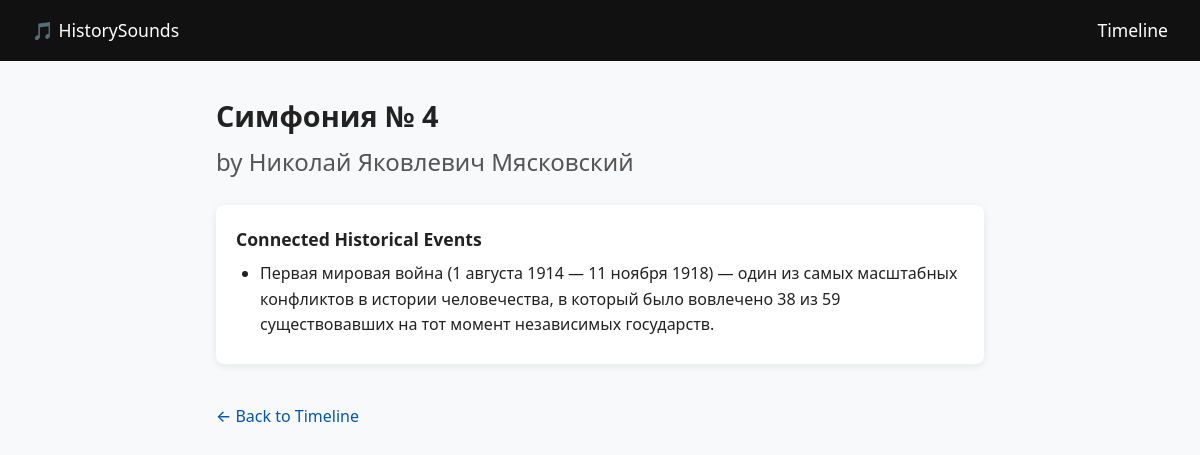
Screenshot of /song/Симфония № 4 with the database file from the repository.
### models/songs.py (models this page shows)
class Song(Base):
    __tablename__ = "songs"
    id = Column(Integer, primary_key=True, index=True, autoincrement=True)
    name = Column(String, nullable=False)
    composer = Column(String, nullable=False)
    events = relationship("Event", secondary=song_event, back_populates="songs")

### models/events.py (models this page shows)
class Event(Base):
    __tablename__ = "events"
    id = Column(Integer, primary_key=True, index=True, autoincrement=True)
    description = Column(String, nullable=False)
    excel_id = Column(String, index=True)
    songs = relationship("Song", secondary=song_event, back_populates="events")

### app.py (the view)
@app.get("/song/{song_slug}", response_class=HTMLResponse)
async def song_by_name_only(request: Request, song_slug: str, db: Session = Depends(get_db)):
    from urllib.parse import unquote
    import re
    def normalize(t: str) -> str:
        if not t: return ""
        t = str(t).lower().strip()
        t = re.sub(r'[^\w\s-]', '', t)  # Strips «»""'':,.;!? etc.
        return re.sub(r'\s+', ' ', t)
    song_q = normalize(unquote(song_slug))
    song = next((s for s in db.query(Song).all() if normalize(s.name) == song_q), None)
    if not song:
        print(f"Not found by name: '{song_q}'")
        raise HTTPException(status_code=404, detail="Song not found")
    return templates.TemplateResponse("song.html", {"request": request, "song": song})

### templates/song.html
{% extends "base.html" %}
{% block content %}
<article class="song-page">
    <h1>{{ song.name if song.name and song.name|lower != 'nan' else 'Unknown Title' }}</h1>
    <h2>by {{ song.composer if song.composer and song.composer|lower != 'nan' else 'Unknown Composer' }}</h2>
    {% if song.events %}
    <section class="events">
        <h3>Connected Historical Events</h3>
        <ul>
        {% for e in song.events %}
            <li>{{ e.description if e.description and e.description|lower != 'nan' else 'No description' }}</li>
        {% endfor %}
        </ul>
    </section>
    {% else %}
    <p class="no-events">No historical events linked yet.</p>
    {% endif %}
    <a href="/" class="back-link">← Back to Timeline</a>
</article>
{% endblock %}

### static/style.css (style rules this page uses)
* { box-sizing: border-box; margin: 0; padding: 0; }
html, body { font-family: system-ui, -apple-system, "Segoe UI", Roboto, sans-serif; line-height: 1.6; color: #222; background: #f8f9fa; height: auto !important; overflow-y: auto !important; }
h1 { margin-bottom: 1.5rem; font-size: 1.8rem; }
.song-page h1 { margin-bottom: 0.25rem; }
.song-page h2 { color: #555; font-weight: 400; margin-bottom: 1.5rem; }
.events { background: #fff; padding: 1.25rem; border-radius: 8px; box-shadow: 0 2px 8px rgba(0,0,0,0.08); margin-bottom: 1.5rem; }
.events h3 { margin-bottom: 0.5rem; font-size: 1.1rem; }
.events ul { padding-left: 1.5rem; margin-top: 0.5rem; }
.events li { margin-bottom: 0.4rem; }
.back-link { display: inline-block; margin-top: 1rem; color: #0056b3; text-decoration: none; font-weight: 500; }

### rows the page displays
Song: name "Симфония № 4", composer "Николай Яковлевич Мясковский"
Event: description "Первая мировая война (1 августа 1914 — 11 ноября 1918) — один из самых масштабных конфликтов в истории человечества, в который было вовлечено 38 из 59 существовавших на тот момент независимых государств."
